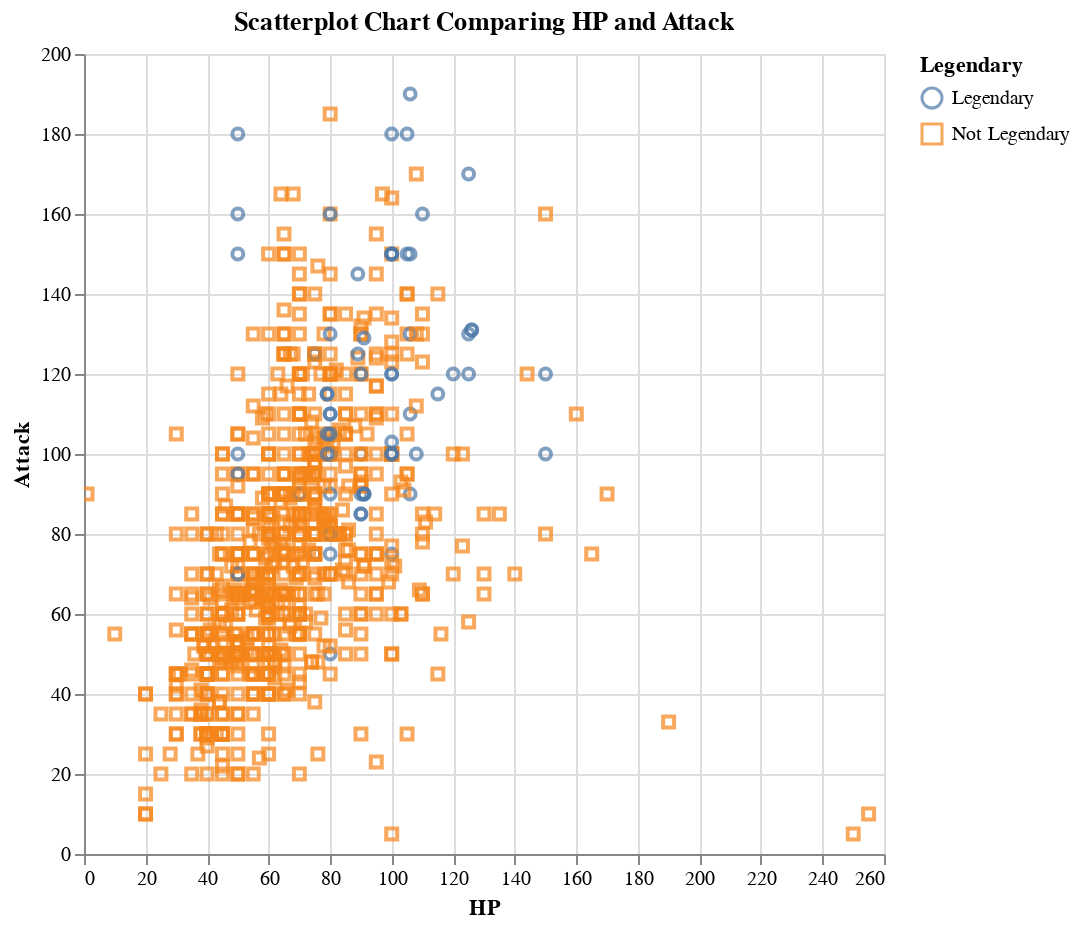

Write notebook code for a chart like this one.
### Code cell
alt.Chart(df).mark_point().encode(
    x = 'HP',
    y = 'Attack',
    color = 'Legendary',
    shape = 'Legendary',
    tooltip = ['Name', 'Attack', 'HP']
).properties(title = 'Scatterplot Chart Comparing HP and Attack',
             width=400,
             height=400).interactive()

### Figure 1 — Vega-Lite specification as saved in the notebook (floating-point values rounded to 4 significant figures; data arrays with more than 128 entries replaced by an {"elided": "..."} marker saying what was removed)
{"config": {"view": {"continuousWidth": 400, "continuousHeight": 300}}, "data": {"name": "data-fbdf2a68ecfe78e2ab7cee9101439b7d"}, "mark": "point", "encoding": {"color": {"field": "Legendary", "type": "nominal"}, "shape": {"field": "Legendary", "type": "nominal"}, "tooltip": [{"field": "Name", "type": "nominal"}, {"field": "Attack", "type": "quantitative"}, {"field": "HP", "type": "quantitative"}], "x": {"field": "HP", "type": "quantitative"}, "y": {"field": "Attack", "type": "quantitative"}}, "height": 400, "selection": {"selector001": {"type": "interval", "bind": "scales", "encodings": ["x", "y"]}}, "title": "Scatterplot Chart Comparing HP and Attack", "width": 400, "$schema": "https://vega.github.io/schema/vega-lite/v4.17.0.json", "datasets": {"data-fbdf2a68ecfe78e2ab7cee9101439b7d": {"elided": "800 records"}}}
